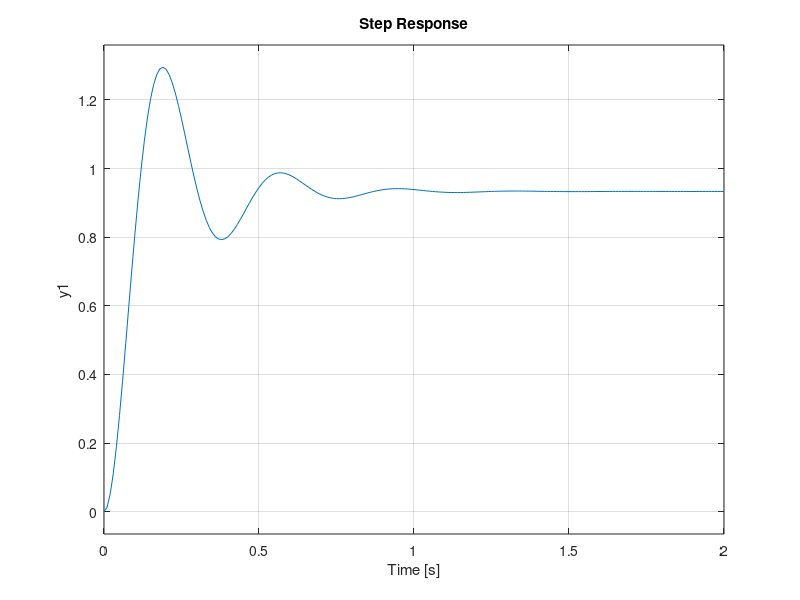

This chart was generated by the following MATLAB code:
num=1;
den=[1 10 20];
plant=tf(num, den);
kp =280;
contr=kp;
sys_cl=feedback(contr*plant ,1);
t=0:0.01:2;
step(sys_cl,t);
